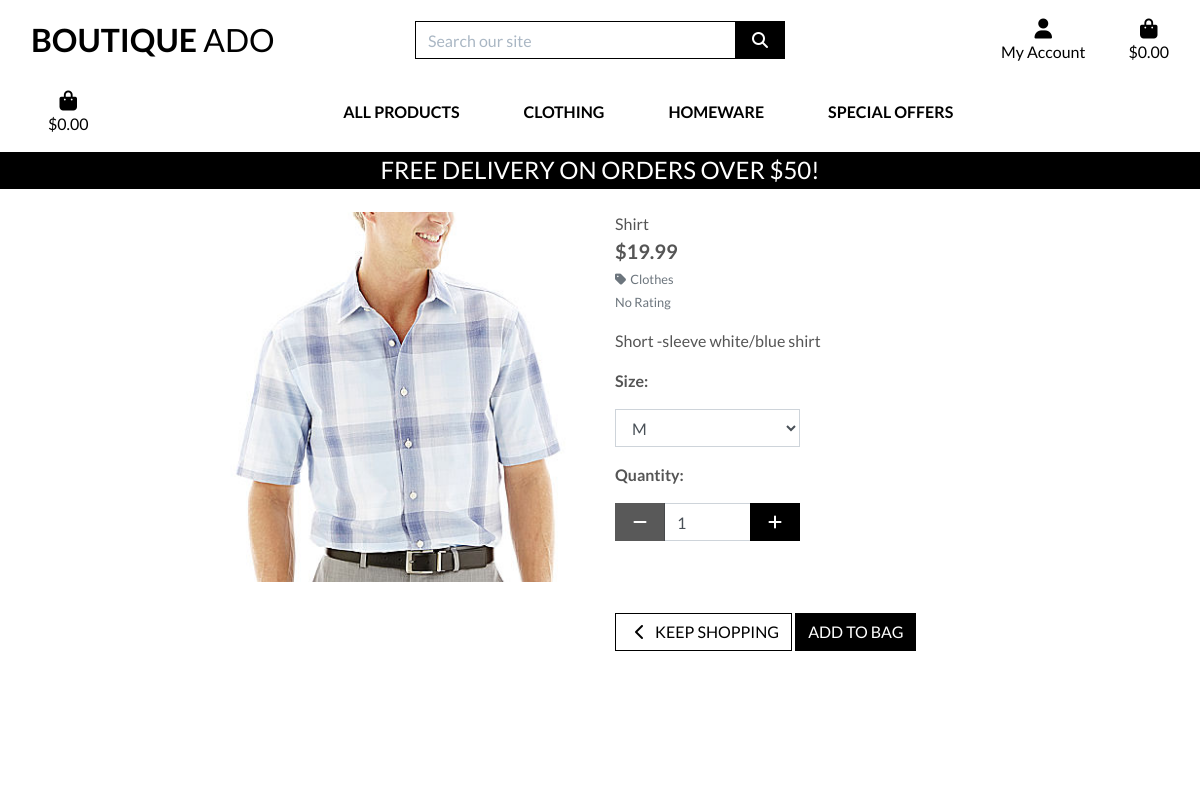
The page /products/1/ on the database its author committed.
### products/models.py (models this page shows, shortened)
class Product(models.Model):
    category = models.ForeignKey('Category', null=True, blank=True, on_delete=models.SET_NULL)
    sku = models.CharField(max_length=254, null=True, blank=True)
    name = models.CharField(max_length=254)
    description = models.TextField()
    has_sizes = models.BooleanField(default=False, null=True, blank=True)
    price = models.DecimalField(max_digits=6, decimal_places=2)
    rating = models.DecimalField(max_digits=6, decimal_places=2, null=True, blank=True)
    image_url = models.URLField(max_length=1024, null=True, blank=True)
    image = models.ImageField(null=True, blank=True)

class Category(models.Model):
    class Meta:
        verbose_name_plural = 'Categories'
    name = models.CharField(max_length=254)
    friendly_name = models.CharField(max_length=254, null=True, blank=True)

### products/views.py (the view)
# urls.py: path('<int:product_id>/', views.product_detail, name='product_detail'),
def product_detail(request, product_id):
    product = get_object_or_404(Product, pk=product_id)
    context = {
        'product': product,
    }
    return render(request, 'products/product_detail.html', context)

### bag/contexts.py (called while the page is built, shortened)
def bag_contents(request):
    bag_items = []
    total = 0
    product_count = 0
    bag = request.session.get('bag', {})
    if total < settings.FREE_DELIVERY_THRESHOLD:
        delivery = total * Decimal(settings.STANDARD_DELIVERY_PERCENTAGE / 100)
        free_delivery_delta = settings.FREE_DELIVERY_THRESHOLD - total
    else:
        delivery = 0
        free_delivery_delta = 0
    grand_total = delivery + total
    context = {
        'bag_items': bag_items,
        'total': total,
        'product_count': product_count,
        'delivery': delivery,
        'free_delivery_delta': free_delivery_delta,
        'free_delivery_threshold': settings.FREE_DELIVERY_THRESHOLD,
        'grand_total': grand_total,
    }
    return context

### products/templates/products/product_detail.html (shortened to what this page needs)
{% extends "base.html" %}
{% load static %}
{% block page_header %}
    <div class="container header-container">
    </div>
{% endblock %}
{% block content %}
    <div class="overlay"></div>
    <div class="container-fluid">
        <div class="row">
            <div class="col-12 col-md-6 col-lg-4 offset-lg-2">
                <div class="image-container my-5">
                    {% if product.image %}
                        <a href="{{ product.image.url }}" target="_blank">
                            <img class="card-img-top img-fluid" src="{{ product.image.url }}" alt="{{ product.name }}">
                        </a>
                        {% else %}
                        <a href="">
                            <img class="card-img-top img-fluid" src="{{ MEDIA_URL }}noimage.png" alt="{{ product.name }}">
                        </a>
                    {% endif %}
                </div>
            </div>
            <div class="col-12 col-md-6 col-lg-4">
                <div class="product-details-container mb-5 mt-md-5">
                    <p class="mb-0">{{ product.name }}</p>
                    <p class="lead mb-0 text-left font-weight-bold">${{ product.price }}</p>
                    {% if product.category %}
                    <p class="small mt-1 mb-0">
                        <a class="text-muted" href="{% url 'products' %}?category={{ product.category.name }}">
                            <i class="fas fa-tag mr-1"></i>{{ product.category.friendly_name }}
                        </a>
                    </p>
                    {% endif %}
                    {% if product.rating %}
                        <small class="text-muted"><i class="fas fa-star mr-1"></i>{{ product.rating }} / 5</small>
                    {% else %}
                        <small class="text-muted">No Rating</small>
                    {% endif %}
                    <p class="mt-3">{{ product.description }}</p>
                    <form class="form" action="{% url 'add_to_bag' product.id %}" method="POST">
                    <div class="form-row">
                        {% with product.has_sizes as s %}
                        {% if s %}
                        <div class="col-12">
                            <p><strong>Size:</strong></p>
                            <select class="form-control rounded-0 w-50" name="product_size" id='id_product_size'>
                                <option value="m" selected>M</option>
                            </select>
                        </div>
                        {% endif %}
                        <div class="col-12">
                            <p class="mt-3"><strong>Quantity:</strong></p>
                            <div class="form-group w-50">
                                <div class="input-group">
                                    <div class="input-group-prepend">
                                        <button class="decrement-qty btn btn-black rounded-0"
                                            data-item_id="{{ product.id }}" id="decrement-qty_{{ product.id }}">
                                            <span class="icon">
                                                <i class="fas fa-minus"></i>
                                            </span>
                                        </button>
                                    </div>
                                    <input class="form-control qty_input" type="number" name="quantity" value="1"
                                        min="1" max="99" data-item_id="{{ product.id }}" id="id_qty_{{ product.id }}">
                                    <div class="input-group-append">
                                        <button class="increment-qty btn btn-black rounded-0"
                                            data-item_id="{{ product.id }}" id="increment-qty_{{ product.id }}">
                                            <span class="icon">
                                                <i class="fas fa-plus"></i>
                                            </span>
                                        </button>
                                    </div>
                                </div>
                            </div>
                        </div>
                        <div class="col{% if s %}-12 mt-2{% endif %}">
                            <a href="{% url 'products' %}" class="btn btn-outline-black rounded-0 mt-5">
                                <span class="icon">
                                    <i class="fas fa-chevron-left"></i>
                                </span>
                                <span class="text-uppercase">Keep Shopping</span>
                            </a>
                            <input type="submit" class="btn btn-black rounded-0 text-uppercase mt-5" value="Add to Bag">
                        </div>
                        {% endwith %}
                    </div>
                </form>
            </div>
        </div>
    </div>
</div>
{% endblock %}

### static/css/base.css (style rules this page uses)
html { height: 100%; }
body { background: url('/media/homepage_background_cropped.jpg') no-repeat center center fixed; background-size: cover; height: calc(100vh - 164px); color: #555; font-family: 'Lato'; }
.icon { align-items: center; display: inline-flex; justify-content: center; height: 1.5rem; width: 1.5rem; }
.btn-black { background: black; color: white; }
.btn-outline-black { background: white; color: black !important; border: 1px solid black; }
.overlay { height: 100%; width: 100%; top: 0; left: 0; position: fixed; background: white; z-index: -1; }
@media (min-width: 1200px) { .container { max-width: 80%; } }
@media (min-width: 992px) { .header-container { padding-top: 164px; } }

### rows shown on the page
Product: image (picture), name "Shirt", price "19.99", category.friendly_name "Clothes", description "Short -sleeve white/blue shirt", quantity "1"

### other values the page prints
{{ free_delivery_threshold }} "50"
